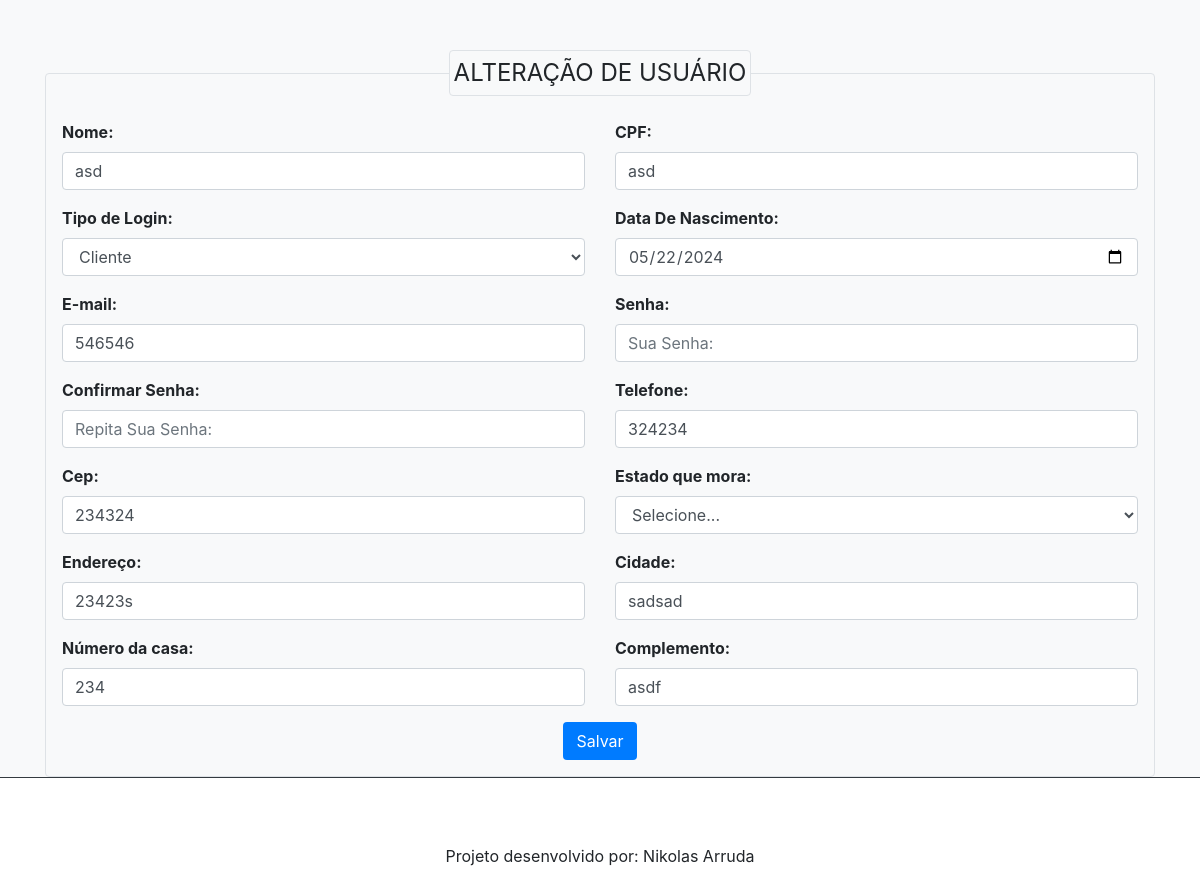
/usuarios/iu_usuario.php?id=1, run on the app's committed database.
### tables this page shows
CREATE TABLE `usuarios` (
  `id_usuario` bigint(20) UNSIGNED NOT NULL,
  `nome` varchar(254) NOT NULL,
  `nivel_acesso` tinyint(4) NOT NULL,
  `cep` varchar(10) DEFAULT NULL,
  `endereco` varchar(254) DEFAULT NULL,
  `numero` varchar(10) DEFAULT NULL,
  `complemento` varchar(254) DEFAULT NULL,
  `cidade` varchar(254) DEFAULT NULL,
  `estado` char(2) DEFAULT NULL,
  `senha` varchar(254) NOT NULL,
  `email` varchar(254) NOT NULL,
  `telefone` varchar(21) DEFAULT NULL,
  `data_nascimento` date DEFAULT NULL,
  `cpf` varchar(14) DEFAULT NULL
);

### usuarios/iu_usuario.php (the view, shortened to what this page needs)
<?php
require '../utils/conexao.php';
$id = isset($_GET['id']) ? $_GET['id'] : false;
if($id){
    $sql = "SELECT * FROM usuarios WHERE id_usuario=?";
    $stmt = $conn->prepare($sql);
    $stmt->bind_param("i", $id);
    $stmt->execute();
    $dados = $stmt->get_result();
    if($dados->num_rows>0){
        $user = $dados->fetch_assoc();
    }else{
        ?>
        <script>
            history.back();
        </script>
        <?php
    }
}
?>
<!DOCTYPE html>
<html lang="pt-br">
<head>
    <link rel="stylesheet" href="https://stackpath.bootstrapcdn.com/bootstrap/4.1.3/css/bootstrap.min.css"
>
    <link rel="stylesheet" href="https://use.fontawesome.com/releases/v5.7.0/css/all.css"
>
</head>
<body>
    <div class="container">
        <form action="/projeto/bd/bd-usuario.php" method="post">
            <fieldset class="border p-3 rounded">
                <legend class="w-auto text-center p-1 border rounded"><?= ($id) ? "ALTERAÇÃO DE USUÁRIO" : "CADASTRO DE USUÁRIO" ?></legend>
                <div class="row">
                    <div class="col-md-6">
                        <div class="form-group">
                            <label for="nome">Nome:</label>
                            <input class="form-control" id="nome" name="nome" type="text" placeholder="Seu nome:"
                                value="<?= ($id) ? $user['nome'] : null ?>">
                        </div>
                    </div>
                    <div class="col-md-6">
                        <div class="form-group">
                            <label for="cpf">CPF:</label>
                            <input class="form-control" id="cpf" name="cpf" type="text" placeholder="Seu CPF:"
                                value="<?= ($id) ? $user['cpf'] : null ?>">
                        </div>
                    </div>
                    <div class="col-md-6">
                        <div class="form-group">
                            <label for="nivel_acesso">Tipo de Login:</label>
                            <select class="form-control" id="nivel_acesso" name="nivel_acesso" required>
                                <option value="1" <?= ($id && $user['nivel_acesso'] == 1) ? "selected" : "" ?>>Cliente</option>
                            </select>
                        </div>
                    </div>
                    <div class="col-md-6">
                        <div class="form-group">
                            <label for="dn">Data De Nascimento:</label>
                            <input class="form-control" id="dn" name="dn" type="date" placeholder="dd/mm/yyyy:"
                                value="<?= ($id) ? $user['data_nascimento'] : null ?>">
                        </div>
                    </div>
                    <div class="col-md-6">
                        <div class="form-group">
                            <label for="email">E-mail:</label>
                            <input class="form-control" id="email" name="email" type="e-mail" placeholder="Seu E-mail:"
                                value="<?= ($id) ? $user['email'] : null ?>">
                        </div>
                    </div>
                    <div class="col-md-6">
                        <div class="form-group">
                            <label for="senha">Senha:</label>
                            <input class="form-control" id="senha" name="senha" type="password" placeholder="Sua Senha:"
                                required>
                        </div>
                    </div>
                    <div class="col-md-6">
                        <div class="form-group">
                            <label for="confirmarsenha">Confirmar Senha:</label>
                            <input class="form-control" id="confirmarsenha" name="confirmarsenha" type="password"
                                placeholder="Repita Sua Senha:" required>
                        </div>
                    </div>
                    <div class="col-md-6">
                        <div class="form-group">
                            <label for="telefone">Telefone:</label>
                            <input class="form-control" id="telefone" name="telefone" type="number" placeholder="Seu Telefone:"
                                value="<?= ($id) ? $user['telefone'] : null ?>">
                        </div>
                    </div>
                    <div class="col-md-6">
                        <div class="form-group">
                            <label for="cep">Cep:</label>
                            <input class="form-control" id="cep" name="cep" type="Number" placeholder="Seu Cep:"
                                value="<?= ($id) ? $user['cep'] : null ?>">
                        </div>
                    </div>
                    <div class="col-md-6">
                        <div class="form-group">
                            <label for="estado">Estado que mora:</label>
                            <select class="form-control" id="estado" name="estado" required>
                                <option value="">Selecione...</option>
                            </select>
                        </div>
                    </div>
                    <div class="col-md-6">
                        <div class="form-group">
                            <label for="endereco">Endereço:</label>
                            <input class="form-control" id="endereco" name="endereco" type="text" placeholder="Endereço:"
                                value="<?= ($id) ? $user['endereco'] : null ?>">
                        </div>
                    </div>
                    <div class="col-md-6">
                        <div class="form-group">
                            <label for="cidade">Cidade:</label>
                            <input class="form-control" id="cidade" name="cidade" type="text" placeholder="Cidade que mora:"
                                value="<?= ($id) ? $user['cidade'] : null ?>">
                        </div>
                    </div>
                    <div class="col-md-6">
                        <div class="form-group">
                            <label for="ncasa">Número da casa:</label>
                            <input class="form-control" id="ncasa" name="ncasa" type="number" placeholder="Número da casa:"
                                value="<?= ($id) ? $user['numero'] : null ?>">
                        </div>
                    </div>
                    <div class="col-md-6">
                        <div class="form-group">
                            <label for="complemento">Complemento:</label>
                            <input class="form-control" id="complemento" name="complemento" type="text" placeholder="Complemento:"
                                value="<?= ($id) ? $user['complemento'] : null ?>">
                        </div>
                    </div>
                    <div class="col-md-12 text-center">
                        <button type="submit" class="btn btn-save">Salvar</button>
                    </div>
                </div>
            </fieldset>
        </form>
    </div>
    <footer class="footer bg-white border-top border-2 border-dark position-absolute w-100">
        <div class="container text-center py-3">
            Projeto desenvolvido por: Nikolas Arruda
        </div>
    </footer>
</body>
</html>

### usuarios/iu_usuario.php (style rules this page uses)
body { background-color: #f8f9fa; }
.container { margin-top: 50px; }
.border { border: 1px solid #dee2e6 !important; }
.form-group label { font-weight: bold; }
.btn-save { background-color: #007bff; color: #fff; }

### data on the page
usuarios: nome "asd", cpf "asd", nivel_acesso "Cliente", dn "05/22/2024", email "546546", telefone "324234", cep "234324", endereco "23423s", cidade "sadsad", ncasa "234", complemento "asdf"
